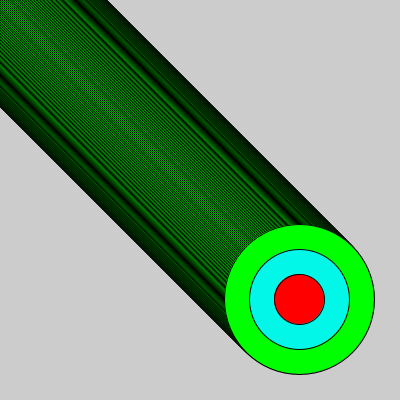
Frame 1 (no input)
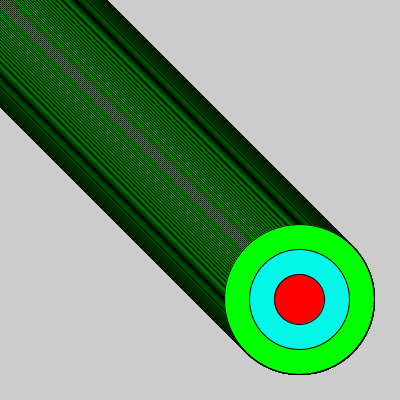
Frame 60 (the mouse pressed at the canvas centre just before this capture)
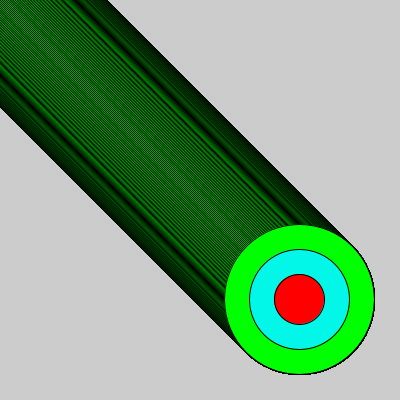
Frame 120 (the mouse held since frame 60 and released just before this capture)

The Processing sketch that drew these frames (run headless with seeded random() and noise(); from frame 60 on, the mouse is pressed at the canvas centre):

// Processing sketch: sketch_260422k__ran
// ── sketch_260422k__ran.pde

void setup(){
size(400,400);
fill(0,255,0);

}
void draw(){
  
  for(int i=0;i<300;i++){
    target(i,i);
  }
}
  


void target(int xPos, int yPos){
  
    fill(0,255,0);
    circle(xPos,yPos,150);
    
    fill(#02F7E9);
    circle(xPos,yPos,100);
    
    fill(255,0,0);
    circle(xPos,yPos,50);

}
